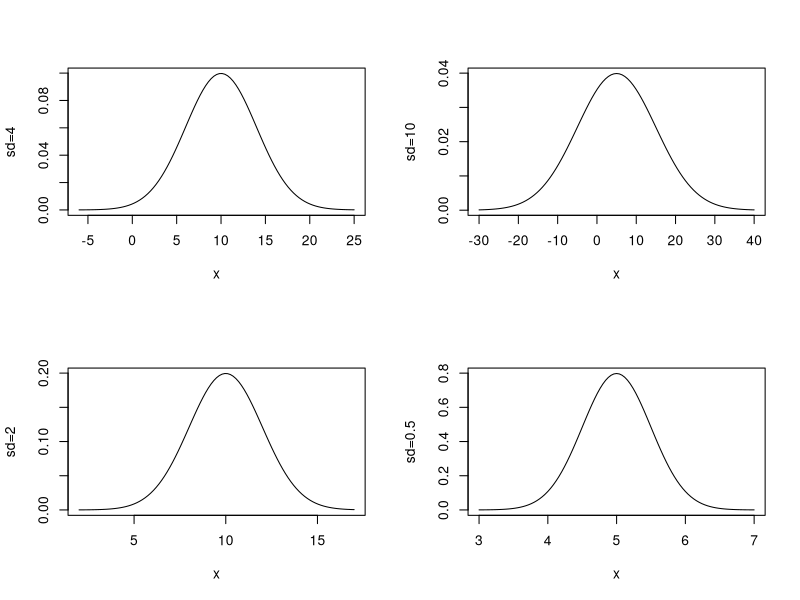

This figure's R source: (Note: this script raises an error after producing the figure.)
## ---- chunk 1
knitr::opts_chunk$set(echo = TRUE)
## ---- chunk 2
getwd()
## ---- chunk 3
# Sets Layout for 4 graphs 2 on top 2 on bottom
layout(matrix(1:4, nr=2,nc=2))
# Normal Curve Plots
curve(dnorm(x, mean=10,sd=4),xlim=c(-6,25),ylab = "sd=4")
curve(dnorm(x, mean=10,sd=2),xlim=c(2,17),ylab = "sd=2")
curve(dnorm(x, mean=5,sd=10),xlim=c(-30,40),ylab = "sd=10")
curve(dnorm(x, mean=5,sd=0.5),xlim=c(3,7),ylab = "sd=0.5")
## ---- chunk 4
knitr::include_graphics("T2.1.png")
## ---- chunk 5
knitr::include_graphics("T2.2.png")
## ---- chunk 6
knitr::include_graphics("Rplot.mean4.sd.2.png")
## ---- chunk 7
knitr::include_graphics("Rplot.mea-2.png")
## ---- chunk 8
knitr::include_graphics("T3Gamma.png")
## ---- chunk 9
knitr::include_graphics("T3G2.png")
## ---- chunk 10
# Chi -sq ### alpha = df/2, beta=2
layout(matrix(1:4, nr=2,nc=2))
# Curve Based off Chi-Square distribution
curve(dchisq(x,df=1),xlim=c(-1,10),ylim=c(0,1),col="Red",lwd=2,ylab="Chisq density", main="df=1")
curve(dchisq(x,df=2),xlim=c(-1,10),ylim=c(0,1),col="Blue",lwd=2,ylab="Chisq density",main="df=2")
curve(dchisq(x,df=4),xlim=c(-1,10),ylim=c(0,1),col="Green",lwd=2,ylab="Chisq density", main="df=4")
curve(dchisq(x,df=20),xlim=c(0,40),ylim=c(0,1),col="Purple",lwd=2,ylab="Chisq density",main="df=20")
## ---- chunk 11
layout(matrix(1:3, nr=1,nc=3))
curve(pchisq(x,df=2),xlim=c(-1,20),ylim=c(0,1),col="Blue",lwd=2,ylab="Chisq density",main="df=2")
curve(pchisq(x,df=3),xlim=c(-1,20),ylim=c(0,1),col="Green",lwd=2,ylab="Chisq density", main="df=4")
curve(pchisq(x,df=20),xlim=c(0,80),ylim=c(0,1),col="Purple",lwd=2,ylab="Chisq density",main="df=20")

